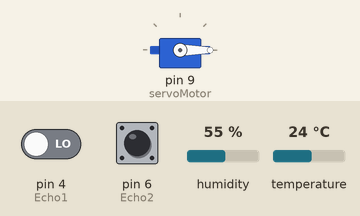
Simulated run of this sketch. Board: Arduino Uno, built with avr-gcc and run on an emulated ATmega328P. Shown: servo. The test bench sets the inputs (shaded band); at power-on: pin 6 (Echo2) LOW, pin 4 (Echo1) LOW, humidity 55 %, temperature 24 °C.

Above: at 1.3 s.
1.4 s: pin 6 (Echo2) pulsed HIGH 2 times (0.12 s each, 0.3 s apart)
At 5.8 s:
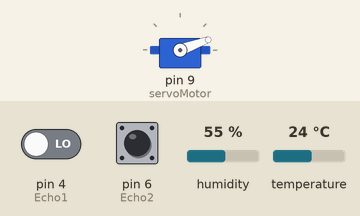
At 11.1 s:
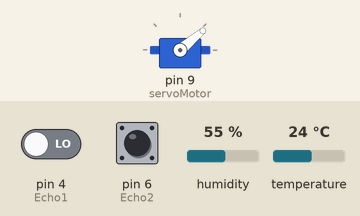
Timing chart, 0 to 44.1 s (numbered marks = the images above; inputs shaded):
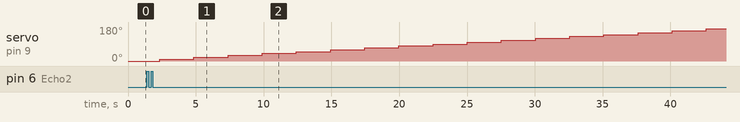

The sketch:

V3T_orbitas.ino.ino
```cpp
#include <DHT.h>
#include <Servo.h>
#include <SoftwareSerial.h>

SoftwareSerial mySerial(11, 10); // RX, TX (azul, naranja)
Servo servoMotor;

//Pines
#define DHTPIN 13
int Trig1 = 3;
int Echo1 = 4;
int Trig2 = 5;
int Echo2 = 6;

//Variables Ambiente
#define DHTTYPE DHT11
unsigned long tiempoAmb=0; //Temporizador de ambiente

//Variables ditsancia
int inc=0;
int cambio=1;//Nos servirá para rotar el servo en los dos sentidos
const float VelSon = 34000.0;// Constante velocidad sonido en cm/s
float d1, d2;
unsigned long tiempoDist=0; //Temporizador del servo

//simulador de orbita
const double G = 6.67430e-11; // Gravitational constant (m^3 kg^-1 s^-2)
const double M = 5.97219e24; // Mass of Earth (kg)
const double R_EARTH = 6371000; // Radius of Earth (meters)
const double ALTITUDE = 400000; // Altitude of satellite above Earth's surface (meters)
const double EARTH_ROTATION_RATE = 7.2921159e-5; // Earth's rotational rate (radians/second)
const unsigned long MILLIS_BETWEEN_UPDATES = 1000; // Time in milliseconds between each orbit simulation update
const double TIME_COMPRESSION = 90.0; // Time compression factor (90x) Variables
unsigned long nextUpdate; // Time in milliseconds when the next orbit simulation update should occur
double real_orbital_period; // Real orbital period of the satellite (seconds)
double r; // Total distance from Earth's center to satellite (meters)


DHT dht(DHTPIN, DHTTYPE);
void setup() {
  //Serial
  Serial.begin(9600);
  mySerial.begin(9600);
  //Ambiente
  dht.begin();
  //Distancia
  pinMode(Trig1, OUTPUT);
  pinMode(Echo1, INPUT);
  pinMode(Trig2, OUTPUT);
  pinMode(Echo2, INPUT);
  servoMotor.attach(9);
  servoMotor.write(0);

  nextUpdate = MILLIS_BETWEEN_UPDATES;
  r = R_EARTH + ALTITUDE;
  real_orbital_period = 2 * PI * sqrt(pow(r, 3) / (G * M));
}

void ambiente(){
  float h = dht.readHumidity();
  float t = dht.readTemperature();
  mySerial.print("Amb ");
  mySerial.print(t);
  mySerial.print(" ");
  mySerial.println(h);

}

void radar(int *inc){
  //En qué sentido gira el servo
  if (*inc==180){
    cambio = -1;
  }
  if (*inc==0){
    cambio = 1;
  }

  servoMotor.write(*inc);
  digitalWrite(Trig1, LOW);
  digitalWrite(Trig1, HIGH);
  unsigned long tiempo1 = pulseIn(Echo1, HIGH);
  d1 = tiempo1 * 0.000001 * VelSon / 2; //Fórmula para calcular la distancia en cm

  digitalWrite(Trig2, LOW);
  digitalWrite(Trig2, HIGH);
  unsigned long tiempo2 = pulseIn(Echo2, HIGH);
  d2 = tiempo2 * 0.000001 * VelSon / 2; //Fórmula para calcular la distancia en cm
  mySerial.print("Dis ");
  mySerial.print(d1);
  mySerial.print(" ");
  mySerial.print(*inc);
  mySerial.print(" ");
  mySerial.println(d2);
  *inc=*inc+10*cambio; //Cambiamos la inclinación en 10 grados en el sentido que nos indique el cambio
}

void loop() {
  //Ambiente
  if (millis()-tiempoAmb>=1000){
    ambiente();
    tiempoAmb=millis();
  }
  //Servo
  if (millis()-tiempoDist>=500){
    radar(&inc);
    tiempoDist=millis();
  }

  //orbita
  unsigned long currentTime = millis();
  if(currentTime>nextUpdate) {
    simulate_orbit(currentTime, 1, 1);
    nextUpdate = currentTime + MILLIS_BETWEEN_UPDATES;
  }
}

//simulador de orbitas
void simulate_orbit(unsigned long millis, double inclination, int ecef) {

  double time = (millis / 1000) * TIME_COMPRESSION; // Real orbital time
  double angle = 2 * PI * (time / real_orbital_period); // Angle in radians
  double x = r * cos(angle); // X-coordinate (meters)
  double y = r * sin(angle) * cos(inclination); // Y-coordinate (meters)
  double z = r * sin(angle) * sin(inclination); // Z-coordinate (meters)

  if (ecef) {
    double theta = EARTH_ROTATION_RATE * time;
    double x_ecef = x * cos(theta) - y * sin(theta);
    double y_ecef = x * sin(theta) + y * cos(theta);
    x = x_ecef;
    y = y_ecef;
  }

// Send the data to the serial port
  mySerial.print("Orb");
  mySerial.print("Time: ");
  mySerial.print(time);
  mySerial.print(" s | Pos: (X: ");
  mySerial.print(x);
  mySerial.print(" m, Y: ");
  mySerial.print(y);
  mySerial.print(" m, Z: ");
  mySerial.print(z);
  mySerial.println(" m)");
}
```
